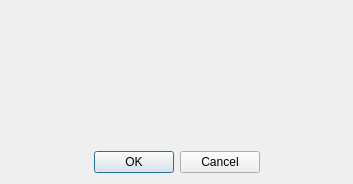
<?xml version="1.0" encoding="UTF-8"?>
<ui version="4.0">
 <class>Dialog</class>
 <widget class="QDialog" name="Dialog">
  <property name="geometry">
   <rect>
    <x>0</x>
    <y>0</y>
    <width>353</width>
    <height>184</height>
   </rect>
  </property>
  <property name="minimumSize">
   <size>
    <width>0</width>
    <height>0</height>
   </size>
  </property>
  <property name="windowTitle">
   <string>Warnung</string>
  </property>
  <layout class="QVBoxLayout" name="verticalLayout">
   <item>
    <widget class="QLabel" name="warning">
     <property name="sizePolicy">
      <sizepolicy hsizetype="Expanding" vsizetype="Expanding">
       <horstretch>0</horstretch>
       <verstretch>0</verstretch>
      </sizepolicy>
     </property>
     <property name="text">
      <string/>
     </property>
     <property name="alignment">
      <set>Qt::AlignLeading|Qt::AlignLeft|Qt::AlignTop</set>
     </property>
     <property name="wordWrap">
      <bool>true</bool>
     </property>
    </widget>
   </item>
   <item>
    <widget class="QDialogButtonBox" name="buttonBox">
     <property name="standardButtons">
      <set>QDialogButtonBox::Cancel|QDialogButtonBox::Ok</set>
     </property>
     <property name="centerButtons">
      <bool>true</bool>
     </property>
    </widget>
   </item>
  </layout>
 </widget>
 <resources/>
 <connections/>
</ui>
